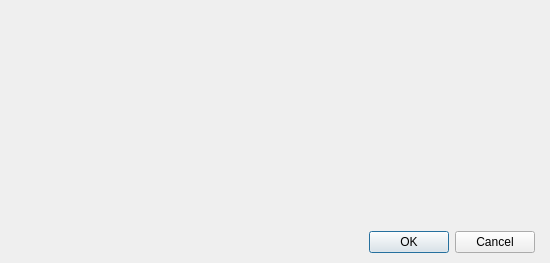
<?xml version="1.0" encoding="UTF-8"?>
<ui version="4.0">
 <class>DialogSystemObjectEvent</class>
 <widget class="QDialog" name="DialogSystemObjectEvent">
  <property name="geometry">
   <rect>
    <x>0</x>
    <y>0</y>
    <width>550</width>
    <height>263</height>
   </rect>
  </property>
  <property name="windowTitle">
   <string>Event...</string>
  </property>
  <layout class="QGridLayout" name="gridLayout">
   <property name="leftMargin">
    <number>15</number>
   </property>
   <property name="topMargin">
    <number>10</number>
   </property>
   <property name="rightMargin">
    <number>15</number>
   </property>
   <property name="bottomMargin">
    <number>10</number>
   </property>
   <item row="0" column="0">
    <layout class="QVBoxLayout" name="verticalLayout">
     <property name="spacing">
      <number>15</number>
     </property>
     <item>
      <widget class="PanelObjectEvent" name="widget" native="true"/>
     </item>
     <item>
      <widget class="QDialogButtonBox" name="buttonBox">
       <property name="orientation">
        <enum>Qt::Horizontal</enum>
       </property>
       <property name="standardButtons">
        <set>QDialogButtonBox::Cancel|QDialogButtonBox::Ok</set>
       </property>
      </widget>
     </item>
    </layout>
   </item>
  </layout>
 </widget>
 <customwidgets>
  <customwidget>
   <class>PanelObjectEvent</class>
   <extends>QWidget</extends>
   <header>panelobjectevent.h</header>
   <container>1</container>
  </customwidget>
 </customwidgets>
 <resources/>
 <connections>
  <connection>
   <sender>buttonBox</sender>
   <signal>rejected()</signal>
   <receiver>DialogSystemObjectEvent</receiver>
   <slot>reject()</slot>
   <hints>
    <hint type="sourcelabel">
     <x>316</x>
     <y>260</y>
    </hint>
    <hint type="destinationlabel">
     <x>286</x>
     <y>274</y>
    </hint>
   </hints>
  </connection>
  <connection>
   <sender>buttonBox</sender>
   <signal>accepted()</signal>
   <receiver>DialogSystemObjectEvent</receiver>
   <slot>accept()</slot>
   <hints>
    <hint type="sourcelabel">
     <x>248</x>
     <y>254</y>
    </hint>
    <hint type="destinationlabel">
     <x>157</x>
     <y>274</y>
    </hint>
   </hints>
  </connection>
 </connections>
</ui>
